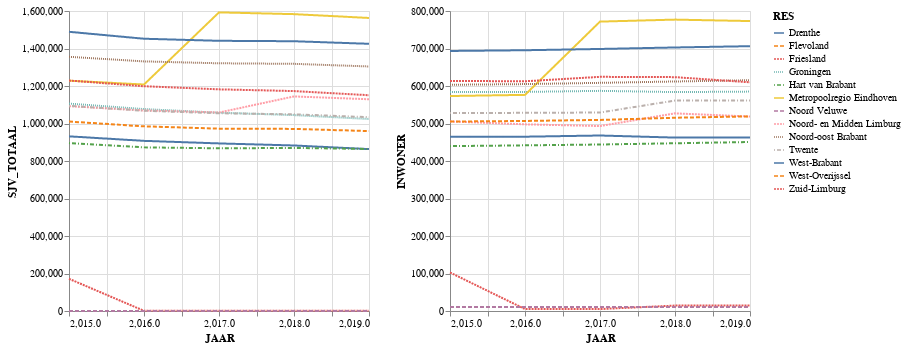

Notebook source saved alongside this figure:
### Code cell
verbruik = alt.Chart(df15_19_RES).mark_line().encode(
                     x='JAAR',
                     y='SJV_TOTAAL',
                     color='RES:N',
                     strokeDash='RES:N',).properties(width=350,height=350)
inwoners = alt.Chart(df15_19_RES).mark_line().encode(
                     x='JAAR',
                     y='INWONER',
                     color='RES:N',
                     strokeDash='RES:N',).properties(width=350,height=350)
verbruik | inwoners

### Figure 1 — Vega-Lite specification as saved in the notebook (floating-point values rounded to 4 significant figures)
{"config": {"view": {"continuousWidth": 400, "continuousHeight": 300}}, "hconcat": [{"mark": "line", "encoding": {"color": {"type": "nominal", "field": "RES"}, "strokeDash": {"type": "nominal", "field": "RES"}, "x": {"type": "quantitative", "field": "JAAR"}, "y": {"type": "quantitative", "field": "SJV_TOTAAL"}}, "height": 300, "width": 300}, {"mark": "line", "encoding": {"color": {"type": "nominal", "field": "RES"}, "strokeDash": {"type": "nominal", "field": "RES"}, "x": {"type": "quantitative", "field": "JAAR"}, "y": {"type": "quantitative", "field": "INWONER"}}, "height": 300, "width": 300}], "data": {"name": "data-59319307a5895165e755017e6adf8c1c"}, "$schema": "https://vega.github.io/schema/vega-lite/v4.8.1.json", "datasets": {"data-59319307a5895165e755017e6adf8c1c": [{"JAAR": 2015, "RES": "Drenthe", "SJV_TOTAAL": 931600.0, "INWONER": 464700.0, "AANSLUITINGEN_AANTAL": 203534}, {"JAAR": 2015, "RES": "Flevoland", "SJV_TOTAAL": 141300.0, "INWONER": 66180.0, "AANSLUITINGEN_AANTAL": 26621}, {"JAAR": 2015, "RES": "Friesland", "SJV_TOTAAL": 171800.0, "INWONER": 102600.0, "AANSLUITINGEN_AANTAL": 49011}, {"JAAR": 2015, "RES": "Groningen", "SJV_TOTAAL": 1106000.0, "INWONER": 584200.0, "AANSLUITINGEN_AANTAL": 275230}, {"JAAR": 2015, "RES": "Hart van Brabant", "SJV_TOTAAL": 895500.0, "INWONER": 439600.0, "AANSLUITINGEN_AANTAL": 195092}, {"JAAR": 2015, "RES": "Metropoolregio Eindhoven", "SJV_TOTAAL": 1228000.0, "INWONER": 573300.0, "AANSLUITINGEN_AANTAL": 236728}, {"JAAR": 2015, "RES": "Noord Veluwe", "SJV_TOTAAL": 248.0, "INWONER": 10430.0, "AANSLUITINGEN_AANTAL": 28}, {"JAAR": 2015, "RES": "Noord- en Midden Limburg", "SJV_TOTAAL": 1093000.0, "INWONER": 505500.0, "AANSLUITINGEN_AANTAL": 217564}, {"JAAR": 2015, "RES": "Noord-oost Brabant", "SJV_TOTAAL": 1356000.0, "INWONER": 603200.0, "AANSLUITINGEN_AANTAL": 264349}, {"JAAR": 2015, "RES": "Twente", "SJV_TOTAAL": 1094000.0, "INWONER": 527800.0, "AANSLUITINGEN_AANTAL": 224285}, {"JAAR": 2015, "RES": "West-Brabant", "SJV_TOTAAL": 1489000.0, "INWONER": 693400.0, "AANSLUITINGEN_AANTAL": 316903}, {"JAAR": 2015, "RES": "West-Overijssel", "SJV_TOTAAL": 1010000.0, "INWONER": 505200.0, "AANSLUITINGEN_AANTAL": 217363}, {"JAAR": 2015, "RES": "Zuid-Limburg", "SJV_TOTAAL": 1229000.0, "INWONER": 613500.0, "AANSLUITINGEN_AANTAL": 295606}, {"JAAR": 2016, "RES": "Drenthe", "SJV_TOTAAL": 907500.0, "INWONER": 464800.0, "AANSLUITINGEN_AANTAL": 204109}, {"JAAR": 2016, "RES": "Friesland", "SJV_TOTAAL": 983.0, "INWONER": 5170.0, "AANSLUITINGEN_AANTAL": 162}, {"JAAR": 2016, "RES": "Groningen", "SJV_TOTAAL": 1077000.0, "INWONER": 584200.0, "AANSLUITINGEN_AANTAL": 276117}, {"JAAR": 2016, "RES": "Hart van Brabant", "SJV_TOTAAL": 872800.0, "INWONER": 441800.0, "AANSLUITINGEN_AANTAL": 195378}, {"JAAR": 2016, "RES": "Metropoolregio Eindhoven", "SJV_TOTAAL": 1208000.0, "INWONER": 576400.0, "AANSLUITINGEN_AANTAL": 237965}, {"JAAR": 2016, "RES": "Noord Veluwe", "SJV_TOTAAL": 241.0, "INWONER": 10380.0, "AANSLUITINGEN_AANTAL": 27}, {"JAAR": 2016, "RES": "Noord- en Midden Limburg", "SJV_TOTAAL": 1070000.0, "INWONER": 497800.0, "AANSLUITINGEN_AANTAL": 218069}, {"JAAR": 2016, "RES": "Noord-oost Brabant", "SJV_TOTAAL": 1331000.0, "INWONER": 605100.0, "AANSLUITINGEN_AANTAL": 265835}, {"JAAR": 2016, "RES": "Twente", "SJV_TOTAAL": 1068000.0, "INWONER": 528400.0, "AANSLUITINGEN_AANTAL": 225006}, {"JAAR": 2016, "RES": "West-Brabant", "SJV_TOTAAL": 1452000.0, "INWONER": 695400.0, "AANSLUITINGEN_AANTAL": 317349}, {"JAAR": 2016, "RES": "West-Overijssel", "SJV_TOTAAL": 984900.0, "INWONER": 506800.0, "AANSLUITINGEN_AANTAL": 218125}, {"JAAR": 2016, "RES": "Zuid-Limburg", "SJV_TOTAAL": 1199000.0, "INWONER": 612600.0, "AANSLUITINGEN_AANTAL": 295941}, {"JAAR": 2017, "RES": "Drenthe", "SJV_TOTAAL": 893800.0, "INWONER": 468000.0, "AANSLUITINGEN_AANTAL": 205249}, {"JAAR": 2017, "RES": "Friesland", "SJV_TOTAAL": 950.0, "INWONER": 5165.0, "AANSLUITINGEN_AANTAL": 162}, {"JAAR": 2017, "RES": "Groningen", "SJV_TOTAAL": 1058000.0, "INWONER": 587100.0, "AANSLUITINGEN_AANTAL": 277162}, {"JAAR": 2017, "RES": "Hart van Brabant", "SJV_TOTAAL": 867700.0, "INWONER": 444000.0, "AANSLUITINGEN_AANTAL": 198079}, {"JAAR": 2017, "RES": "Metropoolregio Eindhoven", "SJV_TOTAAL": 1593000.0, "INWONER": 771700.0, "AANSLUITINGEN_AANTAL": 348635}, {"JAAR": 2017, "RES": "Noord Veluwe", "SJV_TOTAAL": 233.0, "INWONER": 10420.0, "AANSLUITINGEN_AANTAL": 27}, {"JAAR": 2017, "RES": "Noord- en Midden Limburg", "SJV_TOTAAL": 1058000.0, "INWONER": 493300.0, "AANSLUITINGEN_AANTAL": 219493}, {"JAAR": 2017, "RES": "Noord-oost Brabant", "SJV_TOTAAL": 1321000.0, "INWONER": 608400.0, "AANSLUITINGEN_AANTAL": 268771}, {"JAAR": 2017, "RES": "Twente", "SJV_TOTAAL": 1055000.0, "INWONER": 529300.0, "AANSLUITINGEN_AANTAL": 226934}, {"JAAR": 2017, "RES": "West-Brabant", "SJV_TOTAAL": 1441000.0, "INWONER": 698800.0, "AANSLUITINGEN_AANTAL": 321525}, {"JAAR": 2017, "RES": "West-Overijssel", "SJV_TOTAAL": 972600.0, "INWONER": 509500.0, "AANSLUITINGEN_AANTAL": 220340}, {"JAAR": 2017, "RES": "Zuid-Limburg", "SJV_TOTAAL": 1182000.0, "INWONER": 624400.0, "AANSLUITINGEN_AANTAL": 297505}, {"JAAR": 2018, "RES": "Drenthe", "SJV_TOTAAL": 882700.0, "INWONER": 462400.0, "AANSLUITINGEN_AANTAL": 207023}, {"JAAR": 2018, "RES": "Friesland", "SJV_TOTAAL": 947.0, "INWONER": 14440.0, "AANSLUITINGEN_AANTAL": 167}, {"JAAR": 2018, "RES": "Groningen", "SJV_TOTAAL": 1045000.0, "INWONER": 583700.0, "AANSLUITINGEN_AANTAL": 280139}, {"JAAR": 2018, "RES": "Hart van Brabant", "SJV_TOTAAL": 869700.0, "INWONER": 447300.0, "AANSLUITINGEN_AANTAL": 201337}, {"JAAR": 2018, "RES": "Metropoolregio Eindhoven", "SJV_TOTAAL": 1583000.0, "INWONER": 777100.0, "AANSLUITINGEN_AANTAL": 353397}, {"JAAR": 2018, "RES": "Noord Veluwe", "SJV_TOTAAL": 240.0, "INWONER": 10500.0, "AANSLUITINGEN_AANTAL": 27}, {"JAAR": 2018, "RES": "Noord- en Midden Limburg", "SJV_TOTAAL": 1144000.0, "INWONER": 527100.0, "AANSLUITINGEN_AANTAL": 242780}, {"JAAR": 2018, "RES": "Noord-oost Brabant", "SJV_TOTAAL": 1318000.0, "INWONER": 612000.0, "AANSLUITINGEN_AANTAL": 272586}, {"JAAR": 2018, "RES": "Twente", "SJV_TOTAAL": 1049000.0, "INWONER": 561200.0, "AANSLUITINGEN_AANTAL": 229705}, {"JAAR": 2018, "RES": "West-Brabant", "SJV_TOTAAL": 1439000.0, "INWONER": 702800.0, "AANSLUITINGEN_AANTAL": 325482}, {"JAAR": 2018, "RES": "West-Overijssel", "SJV_TOTAAL": 971200.0, "INWONER": 515400.0, "AANSLUITINGEN_AANTAL": 223193}, {"JAAR": 2018, "RES": "Zuid-Limburg", "SJV_TOTAAL": 1173000.0, "INWONER": 623600.0, "AANSLUITINGEN_AANTAL": 300199}, {"JAAR": 2019, "RES": "Drenthe", "SJV_TOTAAL": 863500.0, "INWONER": 462700.0, "AANSLUITINGEN_AANTAL": 208000}, {"JAAR": 2019, "RES": "Friesland", "SJV_TOTAAL": 936.0, "INWONER": 14490.0, "AANSLUITINGEN_AANTAL": 167}, {"JAAR": 2019, "RES": "Groningen", "SJV_TOTAAL": 1024000.0, "INWONER": 585100.0, "AANSLUITINGEN_AANTAL": 281197}, {"JAAR": 2019, "RES": "Hart van Brabant", "SJV_TOTAAL": 864300.0, "INWONER": 450600.0, "AANSLUITINGEN_AANTAL": 203453}, {"JAAR": 2019, "RES": "Metropoolregio Eindhoven", "SJV_TOTAAL": 1563000.0, "INWONER": 773200.0, "AANSLUITINGEN_AANTAL": 356743}, {"JAAR": 2019, "RES": "Noord Veluwe", "SJV_TOTAAL": 223.0, "INWONER": 10460.0, "AANSLUITINGEN_AANTAL": 27}, {"JAAR": 2019, "RES": "Noord- en Midden Limburg", "SJV_TOTAAL": 1129000.0, "INWONER": 518700.0, "AANSLUITINGEN_AANTAL": 243725}, {"JAAR": 2019, "RES": "Noord-oost Brabant", "SJV_TOTAAL": 1304000.0, "INWONER": 615400.0, "AANSLUITINGEN_AANTAL": 274838}, {"JAAR": 2019, "RES": "Twente", "SJV_TOTAAL": 1034000.0, "INWONER": 561600.0, "AANSLUITINGEN_AANTAL": 230958}, {"JAAR": 2019, "RES": "West-Brabant", "SJV_TOTAAL": 1425000.0, "INWONER": 706200.0, "AANSLUITINGEN_AANTAL": 327750}, {"JAAR": 2019, "RES": "West-Overijssel", "SJV_TOTAAL": 959600.0, "INWONER": 518900.0, "AANSLUITINGEN_AANTAL": 225633}, {"JAAR": 2019, "RES": "Zuid-Limburg", "SJV_TOTAAL": 1151000.0, "INWONER": 609800.0, "AANSLUITINGEN_AANTAL": 300770}]}}
